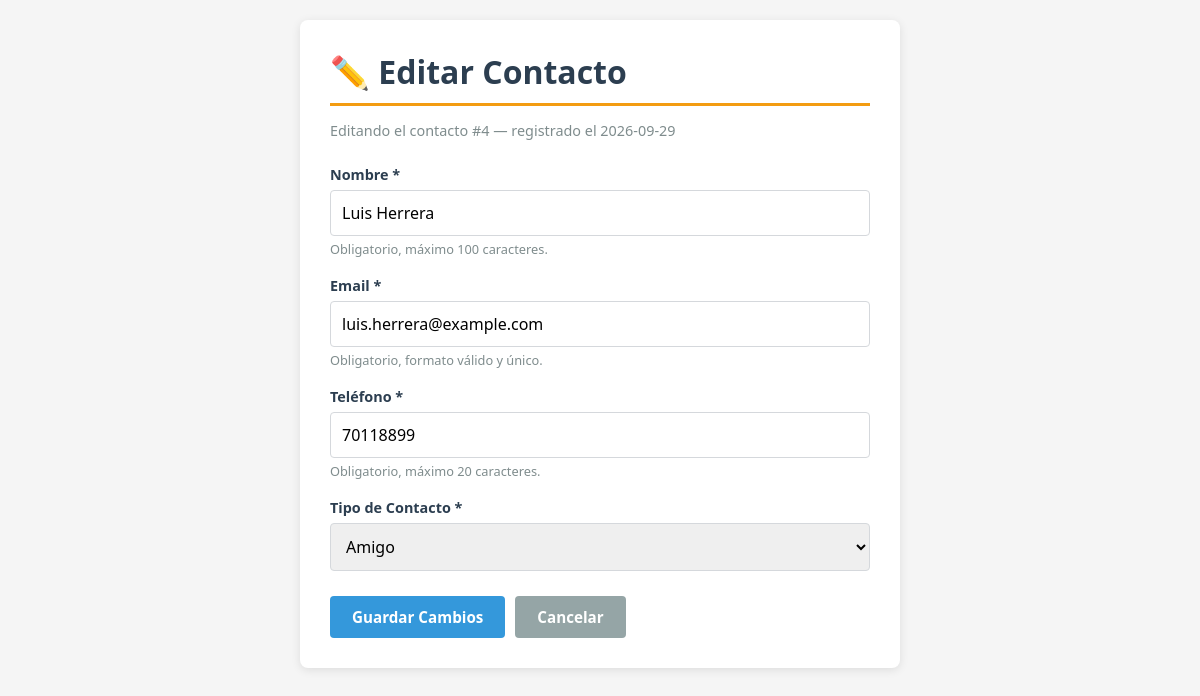
The page /editar.php?id=4 on the database its author committed.
### tables this page shows
CREATE TABLE IF NOT EXISTS contactos (
    id INT AUTO_INCREMENT PRIMARY KEY,
    nombre VARCHAR(100) NOT NULL,
    email VARCHAR(100) NOT NULL UNIQUE,
    telefono VARCHAR(20) NOT NULL,
    tipo_contacto_id INT NOT NULL,
    fecha_creacion TIMESTAMP NOT NULL DEFAULT CURRENT_TIMESTAMP,
    CONSTRAINT fk_contactos_tipo
        FOREIGN KEY (tipo_contacto_id) REFERENCES tipos_contacto (id)
        ON UPDATE CASCADE
        ON DELETE RESTRICT
);

CREATE TABLE IF NOT EXISTS tipos_contacto (
    id INT AUTO_INCREMENT PRIMARY KEY,
    nombre VARCHAR(50) NOT NULL UNIQUE
);

### src/ContactoRepository.php (called while the page is built, shortened)
<?php
final class ContactoRepository
{
    private PDO $pdo;
    public function __construct(PDO $pdo)
    {
        $this->pdo = $pdo;
    }
    public function obtenerPorId(int $id): ?array
    {
        $sql = 'SELECT c.id, c.nombre, c.email, c.telefono, c.tipo_contacto_id,
                       c.fecha_creacion, t.nombre AS tipo_nombre
                FROM contactos c
                INNER JOIN tipos_contacto t ON c.tipo_contacto_id = t.id
                WHERE c.id = :id';
        $statement = $this->pdo->prepare($sql);
        $statement->bindValue(':id', $id, PDO::PARAM_INT);
        $statement->execute();
        $fila = $statement->fetch();
        return $fila === false ? null : $fila;
    }
}

### src/TipoContactoRepository.php (called while the page is built, shortened)
<?php
final class TipoContactoRepository
{
    private PDO $pdo;
    public function __construct(PDO $pdo)
    {
        $this->pdo = $pdo;
    }
    public function obtenerTodos(): array
    {
        $sql = 'SELECT id, nombre FROM tipos_contacto ORDER BY nombre';
        $statement = $this->pdo->prepare($sql);
        $statement->execute();
        return $statement->fetchAll();
    }
}

### editar.php (the view, shortened to what this page needs)
<?php
$pdo = Database::obtenerConexion();
$contactosRepo = new ContactoRepository($pdo);
$tiposRepo = new TipoContactoRepository($pdo);
$id = isset($_GET['id']) ? (int) $_GET['id'] : 0;
$contacto = $contactosRepo->obtenerPorId($id);
$tipos = $tiposRepo->obtenerTodos();
$valores = [
    'nombre'   => (string) ($_SESSION['datos']['nombre'] ?? $contacto['nombre']),
    'email'    => (string) ($_SESSION['datos']['email'] ?? $contacto['email']),
    'telefono' => (string) ($_SESSION['datos']['telefono'] ?? $contacto['telefono']),
    'tipo'     => (string) ($_SESSION['datos']['tipo'] ?? $contacto['tipo_contacto_id']),
];
?>
<!DOCTYPE html>
<html lang="es">
<head>
</head>
<body>
<div class="container">
    <h1>✏️ Editar Contacto</h1>
    <p class="subtitulo">
        Editando el contacto #<?= (int) $contacto['id'] ?> —
        registrado el <?= htmlspecialchars(substr((string) $contacto['fecha_creacion'], 0, 10)) ?>
    </p>
    <form method="POST" action="procesar.php" novalidate>
        <div class="campo">
            <label for="nombre">Nombre *</label>
            <input type="text" id="nombre" name="nombre" maxlength="100"
                   value="<?= htmlspecialchars($valores['nombre']) ?>" required>
            <div class="ayuda">Obligatorio, máximo 100 caracteres.</div>
        </div>
        <div class="campo">
            <label for="email">Email *</label>
            <input type="email" id="email" name="email" maxlength="100"
                   value="<?= htmlspecialchars($valores['email']) ?>" required>
            <div class="ayuda">Obligatorio, formato válido y único.</div>
        </div>
        <div class="campo">
            <label for="telefono">Teléfono *</label>
            <input type="tel" id="telefono" name="telefono" maxlength="20"
                   value="<?= htmlspecialchars($valores['telefono']) ?>" required>
            <div class="ayuda">Obligatorio, máximo 20 caracteres.</div>
        </div>
        <div class="campo">
            <label for="tipo">Tipo de Contacto *</label>
            <select id="tipo" name="tipo" required>
                <?php foreach ($tipos as $tipo): ?>
                    <option value="<?= (int) $tipo['id'] ?>"
                        <?= $valores['tipo'] === (string) $tipo['id'] ? 'selected' : '' ?>>
                        <?= htmlspecialchars((string) $tipo['nombre']) ?>
                    </option>
                <?php endforeach; ?>
            </select>
        </div>
        <div class="botones">
            <button type="submit" class="btn btn-primario">Guardar Cambios</button>
            <a href="index.php" class="btn btn-secundario">Cancelar</a>
        </div>
    </form>
</div>
</body>
</html>

### editar.php (style rules this page uses)
* { margin: 0; padding: 0; box-sizing: border-box; }
body { font-family: 'Segoe UI', Tahoma, Geneva, Verdana, sans-serif; background-color: #f5f5f5; padding: 20px; color: #2c3e50; }
.container { max-width: 600px; margin: 0 auto; background-color: #fff; border-radius: 8px; box-shadow: 0 2px 10px rgba(0,0,0,.1); padding: 30px; }
h1 { border-bottom: 3px solid #f39c12; padding-bottom: 10px; margin-bottom: 15px; }
.subtitulo { color: #7f8c8d; font-size: .9em; margin-bottom: 25px; }
label { display: block; margin-bottom: 6px; font-weight: 600; font-size: .9em; }
input[type="text"], input[type="email"], input[type="tel"], select { width: 100%; padding: 11px; border: 1px solid #d5d8dc; border-radius: 4px; font-size: 1em; font-family: inherit; }
.campo { margin-bottom: 18px; }
.ayuda { font-size: .8em; color: #7f8c8d; margin-top: 4px; }
.botones { display: flex; gap: 10px; margin-top: 25px; }
.btn { display: inline-block; padding: 11px 22px; border: none; border-radius: 4px; font-size: .95em; font-weight: 600; cursor: pointer; text-decoration: none; font-family: inherit; }
.btn-primario { background-color: #3498db; color: #fff; }
.btn-secundario { background-color: #95a5a6; color: #fff; }

### rows shown on the page
contactos: id "4", fecha_creacion "2026-09-29", nombre "Luis Herrera", email "luis.herrera@example.com", telefono "70118899", tipo "Amigo"
